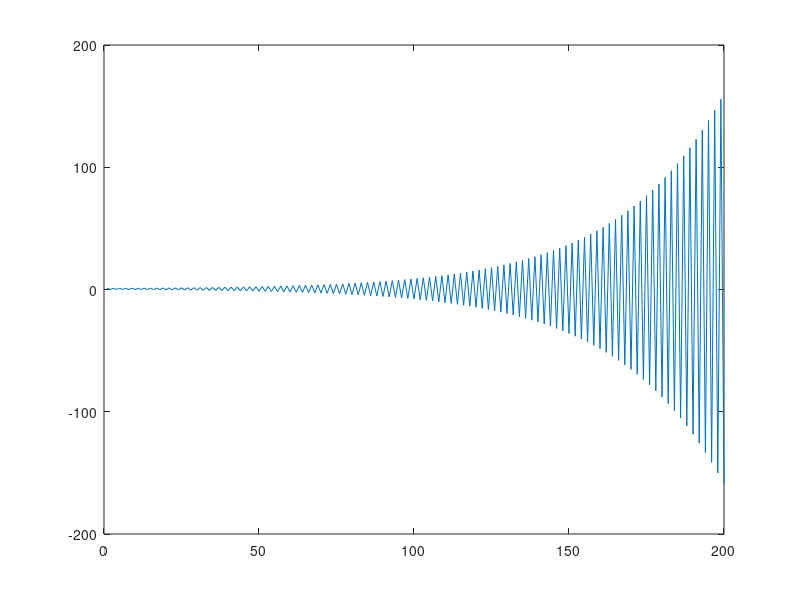

This figure's MATLAB source:

% Hmwk 3 
clear all

nmax = 200;
mu1 = 0.8;
mu2 = 1.004;
mu3 = 1.03;

x(1) = rand;
y(1) = rand;
z(1) = rand;

if (x(1) <= 0.5 )
   for i = [1 : nmax - 1] 
      x(i+1) = mu1*x(i); 
   end
else
    for a = [1 : nmax - 1]
       x(a+1) = mu1*(1-x(a)); 
    end
end
plot(1:nmax,x)

% Mu 2
if (y(1) <= 0.5 )
   for j = [1 : nmax - 1] 
      y(j+1) = mu2*y(j); 
   end
else
    for b = [1 : nmax - 1]
       y(b+1) = mu2*(1-y(b)); 
    end
end
plot(1:nmax,y)

% Mu 3
if (z(1) <= 0.5 )
   for k = [1 : nmax - 1] 
      z(k+1) = mu3*z(k); 
   end
else
    for c = [1 : nmax - 1]
       z(c+1) = mu3*(1-z(c)); 
    end
end
plot(1:nmax,z)
